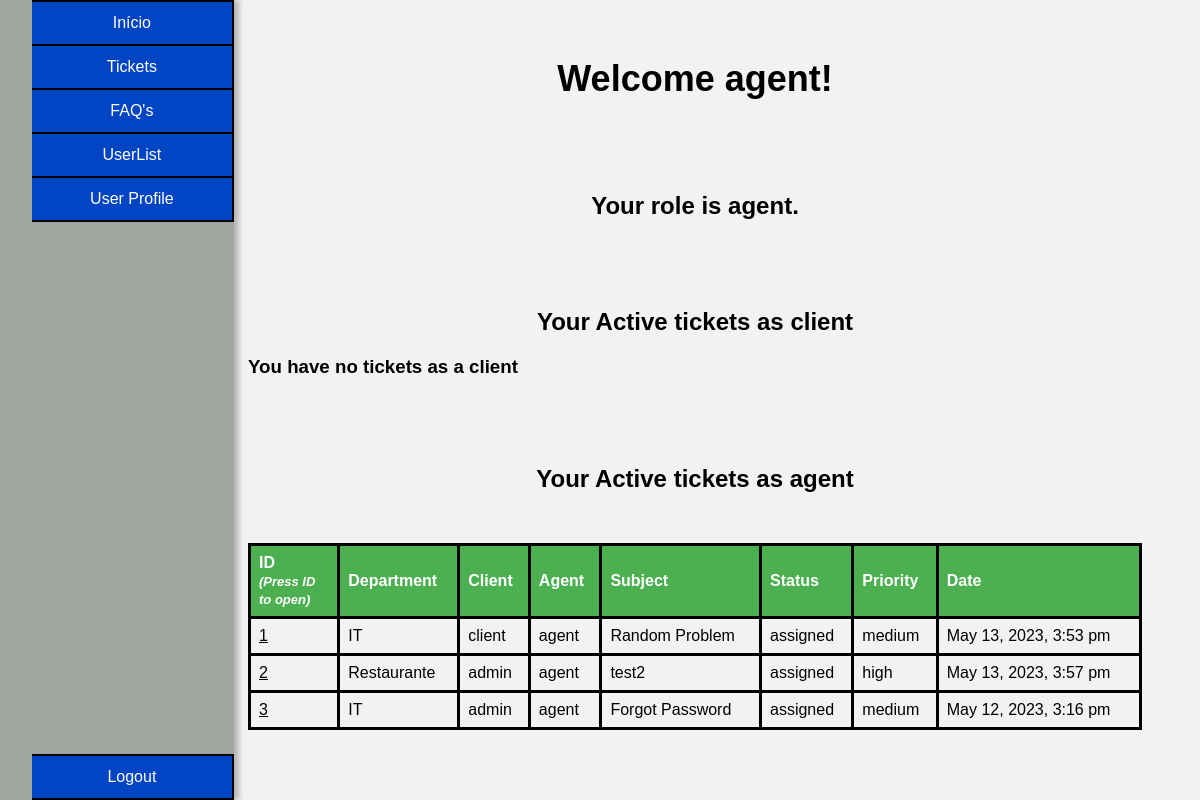
The page /pages/index.php (signed in) on the database as committed earlier.
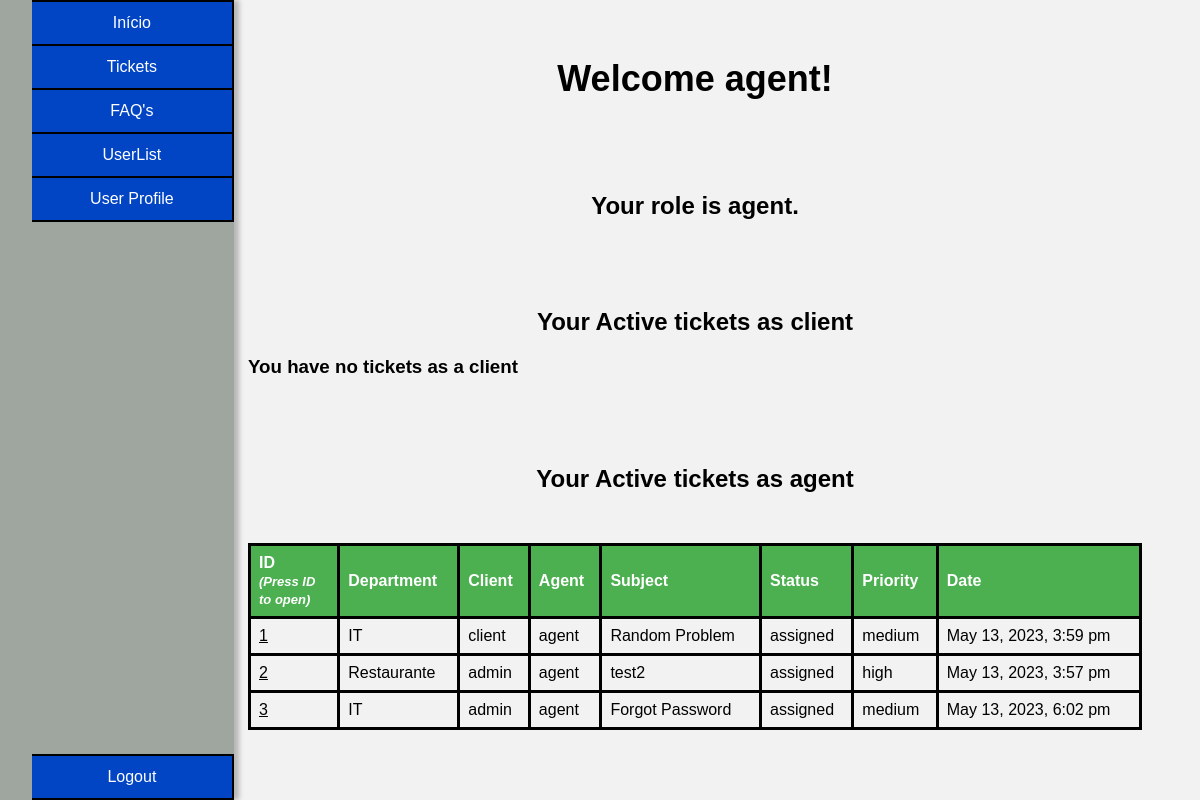
The same page on the database as committed later.
### tables this page shows
CREATE TABLE tickets(
    id INTEGER PRIMARY KEY,
    department_id INTEGER,
    client_id INTEGER,
    agent_id INTEGER,
    subject VARCHAR(200) NOT NULL,
    description TEXT NOT NULL,
    status VARCHAR(10) CHECK(status = 'open' or status = 'assigned' or status = 'closed') NOT NULL,
    priority VARCHAR(10) CHECK(priority = 'low' or priority = 'medium' or priority ='high') NOT NULL,
    created_at DATETIME NOT NULL,
    updated_at DATETIME,
    FOREIGN KEY (department_id) REFERENCES department(id),
    FOREIGN KEY (client_id) REFERENCES user(id),
    FOREIGN KEY (agent_id) REFERENCES user(id)
);

CREATE TABLE department(
    id INTEGER PRIMARY KEY,
    name VARCHAR(50) NOT NULL
);

CREATE TABLE user(
    id INTEGER PRIMARY KEY,
    name VARCHAR(50) NOT NULL,
    username VARCHAR(50) UNIQUE NOT NULL,
    email VARCHAR(50) UNIQUE NOT NULL,
    password VARCHAR(255) NOT NULL,
    role VARCHAR(10) CHECK(role = 'client' or role = 'agent' or role = 'admin') NOT NULL,
    department_id INTEGER,
    FOREIGN KEY (department_id) REFERENCES department(id)
);

### utils/functions.php (the view, shortened to what this page needs)
<?php
function searchUser($id){
    $db = getDatabaseConnection();
    $stmt = $db->prepare('SELECT * FROM user WHERE id = ?');
    $stmt->execute(array($id));
    return $stmt->fetch();
}
function getTicketsTableForUser($paramter){
    $db = getDatabaseConnection();
    $user = searchUser($_SESSION["user_id"]);
    if($paramter == 0){
        $stmt = $db->prepare('SELECT * FROM tickets WHERE client_id = ? and status != ?');
        $stmt->execute(array($user["id"],"closed"));
        $tickets = $stmt->fetchAll();
    }
    else if($paramter == 1){
        $stmt = $db->prepare('SELECT * FROM tickets WHERE agent_id = ? and status != ?');
        $stmt->execute(array($user["id"],"closed"));
        $tickets = $stmt->fetchAll();
    }
    else if($paramter == 2){
        $tickets = getAllTickets();
    }
    if($tickets == null){
        if($paramter == 0){
            echo "<h3>You have no tickets as a client</h3>";
        }
        return 0;
    }
    echo "<table>
    <thead>
        <tr>
            <th>ID<br><em>(Press ID to open)</em></th>
            <th>Department</th>
            <th>Client</th>
            <th>Agent</th>
            <th>Subject</th>
            <th>Status</th>
            <th>Priority</th>
            <th>Date</th>
        </tr>
    </thead>";
    foreach ($tickets as $ticket) {
        $stmt = $db->prepare('SELECT * FROM department WHERE id = ?');
        $stmt->execute(array($ticket['department_id']));
        $department = $stmt->fetch();
        $stmt = $db->prepare('SELECT * FROM user WHERE id = ?');
        $stmt->execute(array($ticket['client_id']));
        $c_user = $stmt->fetch();
        $stmt = $db->prepare('SELECT * FROM user WHERE id = ?');
        $stmt->execute(array($ticket['agent_id']));
        $a_user = $stmt->fetch();
        echo "<tr>
            <td> <button onclick=sendDataTicket('". $ticket['id'] ."')>".$ticket['id']."</button></td>
            <td>" . $department['name'] . "</td>
            <td>" . $c_user['name'] . "</td>
            <td>" . $a_user['name'] . "</td>
            <td>" . $ticket['subject'] . "</td>
            <td>" . $ticket['status'] . "</td>
            <td>" . $ticket['priority'] . "</td>
            <td>" . $ticket['updated_at'] . "</td>
            </tr>";
}
}
?>

Rows that differ between the two databases and show on the page:
changed tickets "Random Problem": updated_at "May 13, 2023, 3:53 pm" → "May 13, 2023, 3:59 pm"
changed tickets "Forgot Password": updated_at "May 12, 2023, 3:16 pm" → "May 13, 2023, 6:02 pm"
